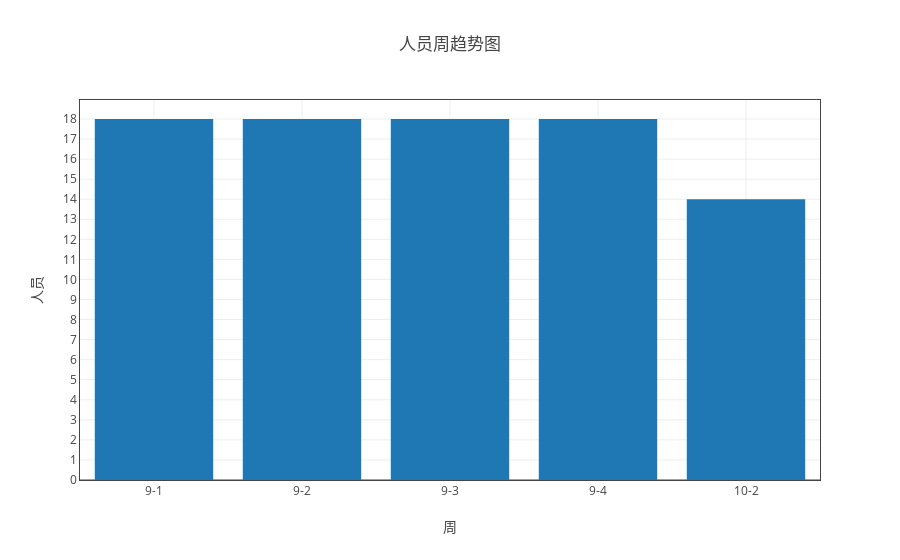

Source (notebook cell):
### Markdown cell above
## 分析组整体人员情况

### Code cell
ss = myModule.format(all_df1 ,"日期（格式“月-周次”）" ,['人员'])
ss.groupby('count')
myModule.sort_by_index(ss.groupby('count'))
tt = myModule.myPlot(myModule.sort_by_index(ss.groupby('count')))
tt.plot('bar')

### Figure 1 — Plotly figure (JSON) as saved in the notebook; plotly's stock layout.template omitted (floating-point values rounded to 4 significant figures)
{"data": [{"name": "人员", "type": "bar", "uid": "99d4ab18-d2d4-11e8-8ddb-a41f72875c19", "x": ["9-1", "9-2", "9-3", "9-4", "10-2"], "y": [18, 18, 18, 18, 14]}], "layout": {"title": "人员周趋势图", "xaxis": {"mirror": "all", "nticks": 20, "showgrid": true, "showline": true, "title": "周", "type": "category", "zeroline": true}, "yaxis": {"mirror": "all", "nticks": 20, "showgrid": true, "showline": true, "title": "人员", "zeroline": true}}}
